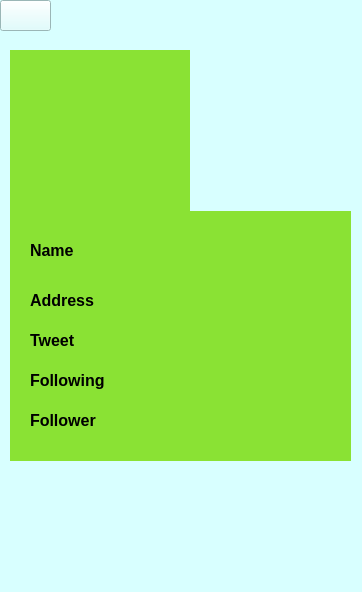
<?xml version="1.0" encoding="UTF-8"?>
<ui version="4.0">
 <class>MainWindow</class>
 <widget class="QMainWindow" name="MainWindow">
  <property name="geometry">
   <rect>
    <x>0</x>
    <y>0</y>
    <width>362</width>
    <height>592</height>
   </rect>
  </property>
  <property name="windowTitle">
   <string>GolSan2D</string>
  </property>
  <property name="styleSheet">
   <string notr="true">background-color: rgb(216, 255, 255);</string>
  </property>
  <widget class="QWidget" name="centralwidget">
   <widget class="QLabel" name="label_3">
    <property name="geometry">
     <rect>
      <x>50</x>
      <y>230</y>
      <width>71</width>
      <height>21</height>
     </rect>
    </property>
    <property name="font">
     <font>
      <weight>75</weight>
      <bold>true</bold>
     </font>
    </property>
    <property name="styleSheet">
     <string notr="true">background-color: rgb(255, 255, 255);</string>
    </property>
    <property name="text">
     <string>Name</string>
    </property>
   </widget>
   <widget class="QPushButton" name="back_arrow">
    <property name="geometry">
     <rect>
      <x>0</x>
      <y>0</y>
      <width>51</width>
      <height>31</height>
     </rect>
    </property>
    <property name="styleSheet">
     <string notr="true"/>
    </property>
    <property name="text">
     <string/>
    </property>
    <property name="icon">
     <iconset>
      <normaloff>../image/back_arrow.png</normaloff>../image/back_arrow.png</iconset>
    </property>
    <property name="iconSize">
     <size>
      <width>50</width>
      <height>50</height>
     </size>
    </property>
    <property name="autoDefault">
     <bool>false</bool>
    </property>
    <property name="default">
     <bool>false</bool>
    </property>
    <property name="flat">
     <bool>false</bool>
    </property>
   </widget>
   <widget class="QLabel" name="label">
    <property name="geometry">
     <rect>
      <x>10</x>
      <y>50</y>
      <width>341</width>
      <height>411</height>
     </rect>
    </property>
    <property name="styleSheet">
     <string notr="true">background-color: rgb(138, 226, 52);</string>
    </property>
    <property name="text">
     <string/>
    </property>
   </widget>
   <widget class="QLabel" name="label_6">
    <property name="geometry">
     <rect>
      <x>30</x>
      <y>330</y>
      <width>71</width>
      <height>21</height>
     </rect>
    </property>
    <property name="font">
     <font>
      <pointsize>12</pointsize>
      <weight>75</weight>
      <bold>true</bold>
     </font>
    </property>
    <property name="styleSheet">
     <string notr="true">background-color: rgb(138, 226, 52);</string>
    </property>
    <property name="text">
     <string>Tweet</string>
    </property>
   </widget>
   <widget class="QLabel" name="avatar">
    <property name="geometry">
     <rect>
      <x>190</x>
      <y>50</y>
      <width>161</width>
      <height>161</height>
     </rect>
    </property>
    <property name="text">
     <string/>
    </property>
    <property name="pixmap">
     <pixmap>../image/avatar-default-icon.png</pixmap>
    </property>
    <property name="scaledContents">
     <bool>true</bool>
    </property>
   </widget>
   <widget class="QLabel" name="follower">
    <property name="geometry">
     <rect>
      <x>150</x>
      <y>410</y>
      <width>191</width>
      <height>21</height>
     </rect>
    </property>
    <property name="font">
     <font>
      <pointsize>11</pointsize>
      <weight>75</weight>
      <italic>true</italic>
      <bold>true</bold>
     </font>
    </property>
    <property name="styleSheet">
     <string notr="true">background-color: rgb(138, 226, 52);</string>
    </property>
    <property name="text">
     <string/>
    </property>
   </widget>
   <widget class="QLabel" name="label_8">
    <property name="geometry">
     <rect>
      <x>30</x>
      <y>410</y>
      <width>71</width>
      <height>21</height>
     </rect>
    </property>
    <property name="font">
     <font>
      <pointsize>12</pointsize>
      <weight>75</weight>
      <bold>true</bold>
     </font>
    </property>
    <property name="styleSheet">
     <string notr="true">background-color: rgb(138, 226, 52);</string>
    </property>
    <property name="text">
     <string>Follower</string>
    </property>
   </widget>
   <widget class="QLabel" name="following">
    <property name="geometry">
     <rect>
      <x>150</x>
      <y>370</y>
      <width>191</width>
      <height>21</height>
     </rect>
    </property>
    <property name="font">
     <font>
      <pointsize>11</pointsize>
      <weight>75</weight>
      <italic>true</italic>
      <bold>true</bold>
     </font>
    </property>
    <property name="styleSheet">
     <string notr="true">background-color: rgb(138, 226, 52);</string>
    </property>
    <property name="text">
     <string/>
    </property>
   </widget>
   <widget class="QLabel" name="label_7">
    <property name="geometry">
     <rect>
      <x>30</x>
      <y>370</y>
      <width>81</width>
      <height>21</height>
     </rect>
    </property>
    <property name="font">
     <font>
      <pointsize>12</pointsize>
      <weight>75</weight>
      <bold>true</bold>
     </font>
    </property>
    <property name="styleSheet">
     <string notr="true">background-color: rgb(138, 226, 52);</string>
    </property>
    <property name="text">
     <string>Following</string>
    </property>
   </widget>
   <widget class="QLabel" name="username">
    <property name="geometry">
     <rect>
      <x>20</x>
      <y>120</y>
      <width>161</width>
      <height>41</height>
     </rect>
    </property>
    <property name="font">
     <font>
      <pointsize>13</pointsize>
      <weight>75</weight>
      <italic>true</italic>
      <bold>true</bold>
     </font>
    </property>
    <property name="styleSheet">
     <string notr="true">background-color: rgb(138, 226, 52);</string>
    </property>
    <property name="text">
     <string/>
    </property>
    <property name="scaledContents">
     <bool>true</bool>
    </property>
   </widget>
   <widget class="QLabel" name="label_4">
    <property name="geometry">
     <rect>
      <x>30</x>
      <y>240</y>
      <width>71</width>
      <height>21</height>
     </rect>
    </property>
    <property name="font">
     <font>
      <pointsize>12</pointsize>
      <weight>75</weight>
      <bold>true</bold>
     </font>
    </property>
    <property name="styleSheet">
     <string notr="true">background-color: rgb(138, 226, 52);</string>
    </property>
    <property name="text">
     <string>Name</string>
    </property>
   </widget>
   <widget class="QLabel" name="name">
    <property name="geometry">
     <rect>
      <x>150</x>
      <y>240</y>
      <width>191</width>
      <height>21</height>
     </rect>
    </property>
    <property name="font">
     <font>
      <pointsize>11</pointsize>
      <weight>75</weight>
      <italic>true</italic>
      <bold>true</bold>
     </font>
    </property>
    <property name="styleSheet">
     <string notr="true">background-color: rgb(138, 226, 52);</string>
    </property>
    <property name="text">
     <string/>
    </property>
    <property name="scaledContents">
     <bool>true</bool>
    </property>
   </widget>
   <widget class="QLabel" name="tweet">
    <property name="geometry">
     <rect>
      <x>150</x>
      <y>330</y>
      <width>191</width>
      <height>21</height>
     </rect>
    </property>
    <property name="font">
     <font>
      <pointsize>11</pointsize>
      <weight>75</weight>
      <italic>true</italic>
      <bold>true</bold>
     </font>
    </property>
    <property name="styleSheet">
     <string notr="true">background-color: rgb(138, 226, 52);</string>
    </property>
    <property name="text">
     <string/>
    </property>
    <property name="scaledContents">
     <bool>true</bool>
    </property>
   </widget>
   <widget class="QLabel" name="main_icon_2">
    <property name="geometry">
     <rect>
      <x>50</x>
      <y>470</y>
      <width>261</width>
      <height>141</height>
     </rect>
    </property>
    <property name="locale">
     <locale language="English" country="UnitedStates"/>
    </property>
    <property name="text">
     <string/>
    </property>
    <property name="pixmap">
     <pixmap>../image/Hust_Logo.png</pixmap>
    </property>
    <property name="scaledContents">
     <bool>true</bool>
    </property>
   </widget>
   <widget class="QLabel" name="label_5">
    <property name="geometry">
     <rect>
      <x>30</x>
      <y>290</y>
      <width>71</width>
      <height>21</height>
     </rect>
    </property>
    <property name="font">
     <font>
      <pointsize>12</pointsize>
      <weight>75</weight>
      <bold>true</bold>
     </font>
    </property>
    <property name="styleSheet">
     <string notr="true">background-color: rgb(138, 226, 52);</string>
    </property>
    <property name="text">
     <string>Address</string>
    </property>
   </widget>
   <widget class="QLabel" name="address">
    <property name="geometry">
     <rect>
      <x>150</x>
      <y>290</y>
      <width>191</width>
      <height>21</height>
     </rect>
    </property>
    <property name="font">
     <font>
      <pointsize>11</pointsize>
      <weight>75</weight>
      <italic>true</italic>
      <bold>true</bold>
     </font>
    </property>
    <property name="styleSheet">
     <string notr="true">background-color: rgb(138, 226, 52);</string>
    </property>
    <property name="text">
     <string/>
    </property>
    <property name="scaledContents">
     <bool>true</bool>
    </property>
   </widget>
  </widget>
 </widget>
 <resources/>
 <connections/>
</ui>
